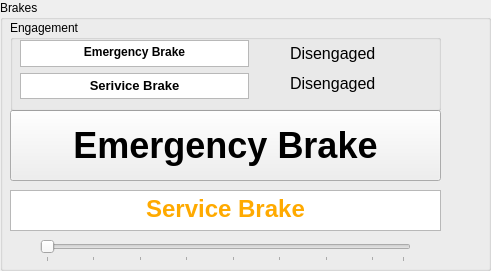
     <widget class="QGroupBox" name="brake_box">
      <property name="geometry">
       <rect>
        <x>500</x>
        <y>300</y>
        <width>491</width>
        <height>271</height>
       </rect>
      </property>
      <property name="title">
       <string>Brakes</string>
      </property>
      <widget class="QPushButton" name="e_brake_button">
       <property name="geometry">
        <rect>
         <x>10</x>
         <y>110</y>
         <width>431</width>
         <height>71</height>
        </rect>
       </property>
       <property name="font">
        <font>
         <pointsize>27</pointsize>
         <bold>true</bold>
         <underline>false</underline>
         <strikeout>false</strikeout>
         <kerning>true</kerning>
        </font>
       </property>
       <property name="autoFillBackground">
        <bool>true</bool>
       </property>
       <property name="text">
        <string>Emergency Brake</string>
       </property>
      </widget>
      <widget class="QTextBrowser" name="s_brake_txt_2">
       <property name="geometry">
        <rect>
         <x>10</x>
         <y>190</y>
         <width>431</width>
         <height>41</height>
        </rect>
       </property>
       <property name="font">
        <font>
         <pointsize>6</pointsize>
        </font>
       </property>
       <property name="verticalScrollBarPolicy">
        <enum>Qt::ScrollBarAlwaysOff</enum>
       </property>
       <property name="horizontalScrollBarPolicy">
        <enum>Qt::ScrollBarAlwaysOff</enum>
       </property>
       <property name="html">
        <string>&lt;!DOCTYPE HTML PUBLIC &quot;-//W3C//DTD HTML 4.0//EN&quot; &quot;http://www.w3.org/TR/REC-html40/strict.dtd&quot;&gt;
&lt;html&gt;&lt;head&gt;&lt;meta name=&quot;qrichtext&quot; content=&quot;1&quot; /&gt;&lt;meta charset=&quot;utf-8&quot; /&gt;&lt;style type=&quot;text/css&quot;&gt;
p, li { white-space: pre-wrap; }
hr { height: 1px; border-width: 0; }
li.unchecked::marker { content: &quot;\2610&quot;; }
li.checked::marker { content: &quot;\2612&quot;; }
&lt;/style&gt;&lt;/head&gt;&lt;body style=&quot; font-family:'Segoe UI'; font-size:6pt; font-weight:400; font-style:normal;&quot;&gt;
&lt;p align=&quot;center&quot; style=&quot; margin-top:0px; margin-bottom:0px; margin-left:0px; margin-right:0px; -qt-block-indent:0; text-indent:0px;&quot;&gt;&lt;span style=&quot; font-family:'MS Shell Dlg 2'; font-size:18pt; font-weight:600; color:#ffaa00;&quot;&gt;Service Brake&lt;/span&gt;&lt;/p&gt;&lt;/body&gt;&lt;/html&gt;</string>
       </property>
      </widget>
      <widget class="QGroupBox" name="engage_box">
       <property name="geometry">
        <rect>
         <x>10</x>
         <y>20</y>
         <width>431</width>
         <height>91</height>
        </rect>
       </property>
       <property name="title">
        <string>Engagement</string>
       </property>
       <widget class="QTextBrowser" name="s_brake_txt">
        <property name="geometry">
         <rect>
          <x>10</x>
          <y>53</y>
          <width>229</width>
          <height>26</height>
         </rect>
        </property>
        <property name="verticalScrollBarPolicy">
         <enum>Qt::ScrollBarAlwaysOff</enum>
        </property>
        <property name="horizontalScrollBarPolicy">
         <enum>Qt::ScrollBarAlwaysOff</enum>
        </property>
        <property name="html">
         <string>&lt;!DOCTYPE HTML PUBLIC &quot;-//W3C//DTD HTML 4.0//EN&quot; &quot;http://www.w3.org/TR/REC-html40/strict.dtd&quot;&gt;
&lt;html&gt;&lt;head&gt;&lt;meta name=&quot;qrichtext&quot; content=&quot;1&quot; /&gt;&lt;meta charset=&quot;utf-8&quot; /&gt;&lt;style type=&quot;text/css&quot;&gt;
p, li { white-space: pre-wrap; }
hr { height: 1px; border-width: 0; }
li.unchecked::marker { content: &quot;\2610&quot;; }
li.checked::marker { content: &quot;\2612&quot;; }
&lt;/style&gt;&lt;/head&gt;&lt;body style=&quot; font-family:'Segoe UI'; font-size:10pt; font-weight:400; font-style:normal;&quot;&gt;
&lt;p align=&quot;center&quot; style=&quot; margin-top:0px; margin-bottom:0px; margin-left:0px; margin-right:0px; -qt-block-indent:0; text-indent:0px;&quot;&gt;&lt;span style=&quot; font-family:'MS Shell Dlg 2'; font-weight:696;&quot;&gt;Serivice Brake&lt;/span&gt;&lt;/p&gt;&lt;/body&gt;&lt;/html&gt;</string>
        </property>
       </widget>
       <widget class="QTextBrowser" name="e_brake_txt">
        <property name="geometry">
         <rect>
          <x>10</x>
          <y>20</y>
          <width>229</width>
          <height>27</height>
         </rect>
        </property>
        <property name="verticalScrollBarPolicy">
         <enum>Qt::ScrollBarAlwaysOff</enum>
        </property>
        <property name="horizontalScrollBarPolicy">
         <enum>Qt::ScrollBarAlwaysOff</enum>
        </property>
        <property name="html">
         <string>&lt;!DOCTYPE HTML PUBLIC &quot;-//W3C//DTD HTML 4.0//EN&quot; &quot;http://www.w3.org/TR/REC-html40/strict.dtd&quot;&gt;
&lt;html&gt;&lt;head&gt;&lt;meta name=&quot;qrichtext&quot; content=&quot;1&quot; /&gt;&lt;meta charset=&quot;utf-8&quot; /&gt;&lt;style type=&quot;text/css&quot;&gt;
p, li { white-space: pre-wrap; }
hr { height: 1px; border-width: 0; }
li.unchecked::marker { content: &quot;\2610&quot;; }
li.checked::marker { content: &quot;\2612&quot;; }
&lt;/style&gt;&lt;/head&gt;&lt;body style=&quot; font-family:'Segoe UI'; font-size:10pt; font-weight:400; font-style:normal;&quot;&gt;
&lt;p align=&quot;center&quot; style=&quot; margin-top:0px; margin-bottom:0px; margin-left:0px; margin-right:0px; -qt-block-indent:0; text-indent:0px;&quot;&gt;&lt;span style=&quot; font-family:'MS Shell Dlg 2'; font-size:9pt; font-weight:696;&quot;&gt;Emergency Brake&lt;/span&gt;&lt;/p&gt;&lt;/body&gt;&lt;/html&gt;</string>
        </property>
       </widget>
       <widget class="QLabel" name="s_label_display">
        <property name="geometry">
         <rect>
          <x>280</x>
          <y>50</y>
          <width>87</width>
          <height>27</height>
         </rect>
        </property>
        <property name="font">
         <font>
          <pointsize>12</pointsize>
         </font>
        </property>
        <property name="text">
         <string>Disengaged</string>
        </property>
       </widget>
       <widget class="QLabel" name="e_label_display">
        <property name="geometry">
         <rect>
          <x>280</x>
          <y>20</y>
          <width>87</width>
          <height>27</height>
         </rect>
        </property>
        <property name="font">
         <font>
          <pointsize>12</pointsize>
         </font>
        </property>
        <property name="styleSheet">
         <string notr="true">text-align: center</string>
        </property>
        <property name="text">
         <string>Disengaged</string>
        </property>
       </widget>
      </widget>
      <widget class="QSlider" name="s_slider">
       <property name="geometry">
        <rect>
         <x>40</x>
         <y>240</y>
         <width>371</width>
         <height>22</height>
        </rect>
       </property>
       <property name="minimum">
        <number>1</number>
       </property>
       <property name="maximum">
        <number>24</number>
       </property>
       <property name="pageStep">
        <number>8</number>
       </property>
       <property name="sliderPosition">
        <number>1</number>
       </property>
       <property name="orientation">
        <enum>Qt::Horizontal</enum>
       </property>
       <property name="invertedAppearance">
        <bool>false</bool>
       </property>
       <property name="tickPosition">
        <enum>QSlider::TicksBelow</enum>
       </property>
       <property name="tickInterval">
        <number>3</number>
       </property>
      </widget>
     </widget>
